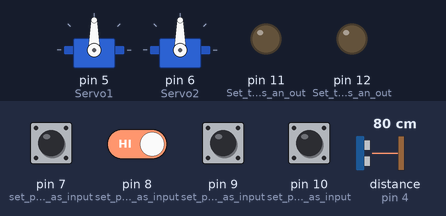
A sketch run on a simulated Arduino Uno, built with avr-gcc and run on an emulated ATmega328P. Parts: 2 × servo, output pins drawn as LEDs (lit = HIGH). The inputs (shaded band) are chosen by the test bench; at power-on: pin 7 (set_pushbutton_1_as_input), pin 8 (set_pushbutton_2_as_input), pin 9 (set_pushbutton_3_as_input), pin 10 (set_pushbutton_4_as_input) HIGH, distance to the obstacle (sensor on pin 4) 80 cm. The echo pulse lasts 58.3 µs per cm; pins used as bus, display or sensor lines are not drawn; what the sketch prints to the serial monitor is not drawn.

Above: at 1.4 s.
1.5 s: pin 7 (set_pushbutton_1_as_input) pulled LOW for 0.75 s
At 3.2 s:
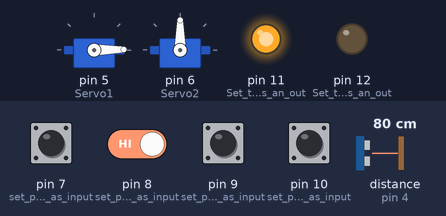
At 4.1 s:
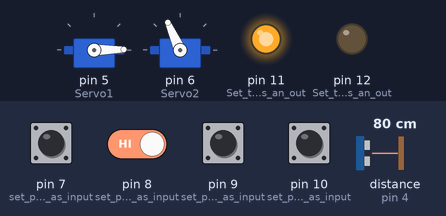
4.7 s: distance to the obstacle (sensor on pin 4) set to 11 cm
7.9 s: distance to the obstacle (sensor on pin 4) set to 8 cm
At 8.6 s:
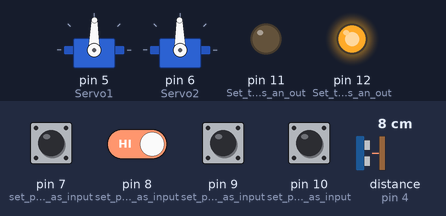
9.5 s: pin 9 (set_pushbutton_3_as_input) pulled LOW for 0.75 s
At 10.8 s:
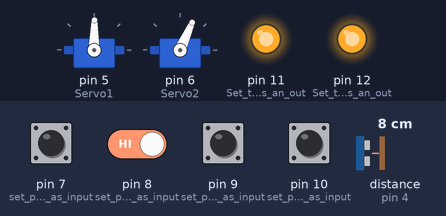
13.3 s: pin 7 (set_pushbutton_1_as_input) driven LOW and pin 8 (set_pushbutton_2_as_input) driven LOW
19.7 s: pin 8 (set_pushbutton_2_as_input) driven HIGH
Timing chart, 0 to 25.7 s (numbered marks = the images above; inputs shaded):
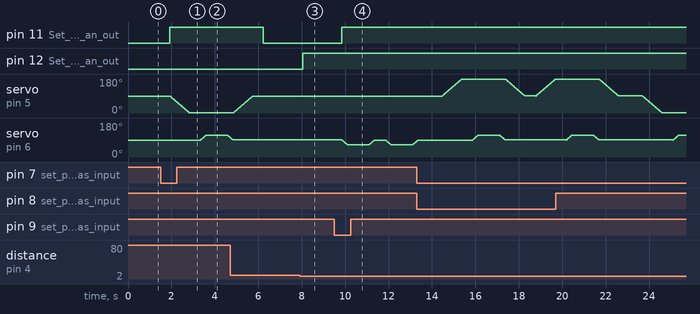

Measured:
- the behaviour switches between 10 and 9 cm on distance to the obstacle (sensor on pin 4) (found by bisection; images 2 and 3)
- after the input at 1.5 s, pin 11 (Set_the_LED_Pin_as_an_out): LOW → HIGH after 0.42 s; servo on pin 5 (Servo1): moves from 90° to 1° over 0.89 s, starting after 0.44 s; servo on pin 6 (Servo2): rises from 90° to 115° in 1.2 s, then falls to 105° in 0.10 s
- after the input at 7.9 s, pin 12 (Set_the_LED_Pin_as_an_out): LOW → HIGH after 0.14 s
- after the input at 9.5 s, pin 11 (Set_the_LED_Pin_as_an_out): LOW → HIGH after 0.35 s

The sketch:

servo_motor_control_with_sensor.ino
```cpp
  // Include the Servo library
#include <Servo.h>
const int pingPin = 3; // Trigger Pin of Ultrasonic Sensor
const int echoPin = 4; // Echo Pin of Ultrasonic Sensor
const int button = 7; // declare push button is on pin 7
const int button1 = 8; // declare push button is on pin 8
const int button2 = 9; // declare push button is on pin 9
const int button3 = 10; // declare push button is on pin 10
const int led1 = 11; // Red LED
const int led2 = 12; // Green LED
int pos1; //current position of servo 1 (horizontal)
int pos2; // current position of servo 2 (vertical)
Servo Servo1; // horizontal servo
Servo Servo2; // vertical servo
int cm;
void Protocol(int sig, int xrot, int yrot, int dec);
int detect_item ();
int detection = 1;


void setup()
{
  pinMode(7,INPUT_PULLUP); // set pushbutton 1 as input
  pinMode(8,INPUT_PULLUP); // set pushbutton 2 as input
  pinMode(9,INPUT_PULLUP); // set pushbutton 3 as input
  pinMode(10,INPUT_PULLUP); // set pushbutton 4 as input
  pinMode(11,OUTPUT); // Set the LED Pin as an output
  pinMode(12,OUTPUT); // Set the LED Pin as an output
  Servo1.attach(5); // horizontal servo
  Servo2.attach(6); // vertical servo
  Serial.begin(9600); // Starting Serial Terminal
  Servo1.write(90); // set initial position of servo 1 as 90 degrees
  Servo2.write(90);  // set initial position of servo 2 as 0 degrees
}

void loop()
{
  int digitalVal1 = digitalRead(7); // Take a reading from pushbutton
  int digitalVal2 = digitalRead(8); // Take a reading from pushbutton
  int digitalVal3 = digitalRead(9); // Take a reading from pushbutton
  int digitalVal4 = digitalRead(10); // Take a reading from pushbutton
  cm = detect_item();
  int sig = 0 ; //signal
  //Serial.print(cm); Serial.print("cm \n");

  if (digitalVal1 == LOW) {sig = 1;}
  if (digitalVal2 == LOW) {sig = 2;}
  if (digitalVal3 == LOW) {sig = 3;}
  if (digitalVal4 == LOW) {sig = 4;}

  if (sig == 1 || sig == 2 || sig == 3 || sig == 4) {Protocol(sig, 0, 25, 10, 10);}
  if (cm < 10) {digitalWrite(12,HIGH);}//Turn the LED on
  //if (cm < 10) {digitalWrite(12,HIGH);Serial.println("Item stucked  ");Serial.print(" ");}
  else
  {
    digitalWrite(11,LOW);//Turn the LED off
    digitalWrite(12,LOW);//Turn the LED off
  }
  delay(500);
}

int detect_item ()
{
  long duration, inches, cm;
  pinMode(pingPin, OUTPUT);
  digitalWrite(pingPin, LOW);
  delayMicroseconds(100);
  digitalWrite(pingPin, HIGH);
  delayMicroseconds(100);
  digitalWrite(pingPin, LOW);
  pinMode(echoPin, INPUT);
  duration = pulseIn(echoPin, HIGH);
  cm = duration/ 29/ 2;
  delay(100);
  return cm;
}

void Protocol(int signal, int xrot, int yrot, int dec1, int dec2)
{
int cycle = 0;
digitalWrite(11,HIGH);//Turn the LED on
if (cm<10){detection=2;}

for (detection; detection > 0; detection -= 1)
{
 if (signal == 1)
 {
  for(pos1 = 90; pos1 > 0; pos1 -= 1)
    {Servo1.write(pos1); delay(dec1);}
  delay(500);
  for(pos2 = 90; pos2 < 115; pos2 += 1)
    {Servo2.write(pos2); delay(dec2);}
  delay(1000);
  for(pos2 = 115 ; pos2 > 90; pos2 -= 1)
    {Servo2.write(pos2); delay(dec1);}
  for(pos1; pos1 < 90; pos1 += 1)
    {Servo1.write(pos1); delay(dec2);}
 }
 if (signal == 2)
 {
  for(pos1 = 90; pos1 < 180; pos1 += 1)
    {Servo1.write(pos1); delay(dec1);}
  delay(500);
  for(pos2 = 90; pos2 < 115; pos2 += 1)
    {Servo2.write(pos2); delay(dec2);}
  delay(1000);
  for(pos2 = 115 ; pos2 > 90; pos2 -= 1)
    {Servo2.write(pos2); delay(dec1);}
  for(pos1 = 180; pos1 > 90; pos1 -= 1)
    {Servo1.write(pos1); delay(dec2);}
 }
 if (signal == 3)
 {
  for(pos2 = 90; pos2 > 65; pos2 -= 1)
    {Servo2.write(pos2); delay(dec2);}
  delay(1000);
  for(pos2 = 65 ; pos2 < 90; pos2 += 1)
    {Servo2.write(pos2); delay(dec1);}
 }
 if (signal == 4)
 {
  for(pos2 = 90; pos2 < 115; pos2 += 1)
    {Servo2.write(pos2); delay(dec2);}
  delay(1000);
  for(pos2 = 115 ; pos2 > 90; pos2 -= 1)
    {Servo2.write(pos2); delay(dec2);}
 }

digitalWrite(11,HIGH);//Turn the LED on
cycle += 1;
delay(500);
}
if (cm<10 && cycle > 1){Serial.println("Item stucked  ");Serial.print(" ");}
}
```
